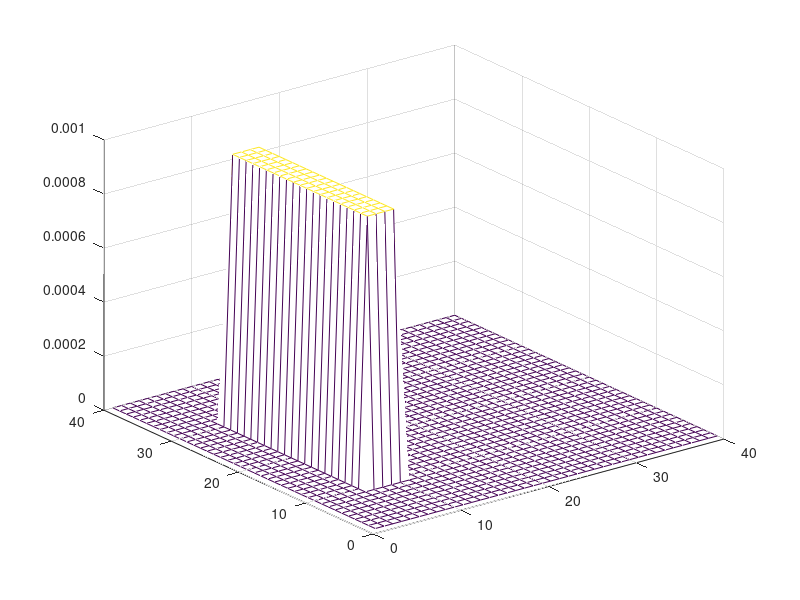

Recreate this plot in MATLAB.
n=40;
xx=1:1:n;
yy=1:1:n;
x0=10;
x1=30
y0=7;
y1=10;
ff=zeros(n);
for i=x0:x1
    for j=y0:y1
        ff(i,j)=.001; 
    end
end
    
mesh(xx,yy,ff)
